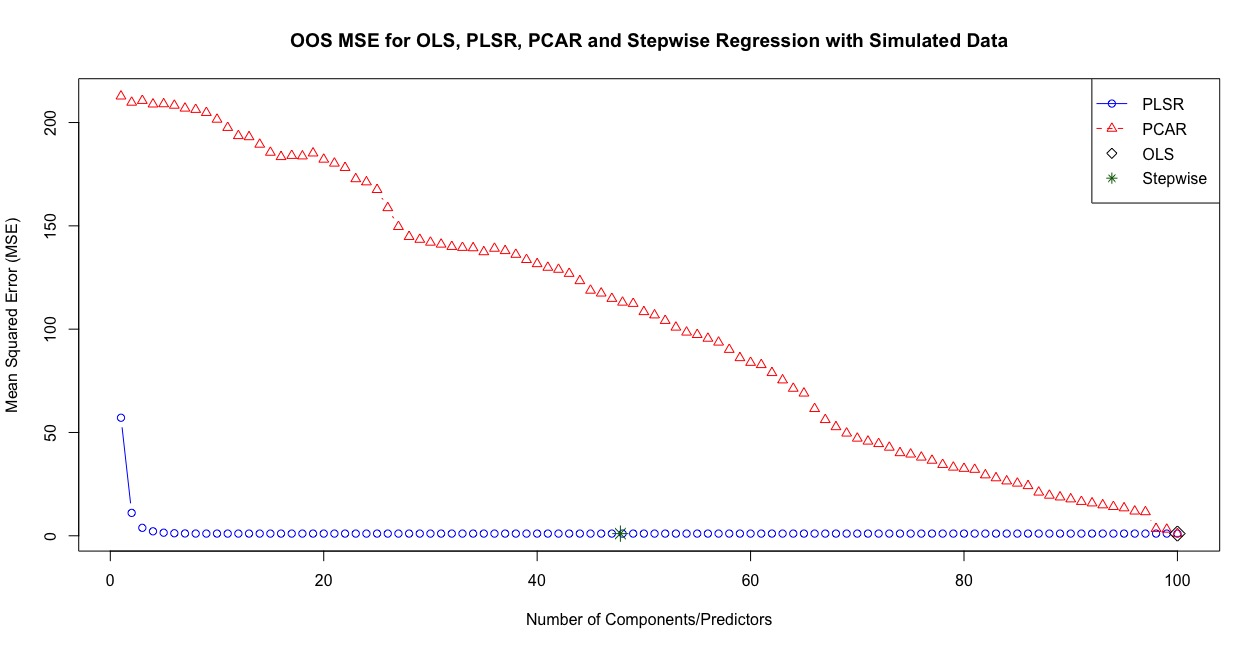

Write the R code that produced this figure.
library(caret)   # To Create Folds
library(MASS)    # For stepwise regression
library(pls)     # For PLSR
library(ggplot2) # For plots

# Generate fake data with strong multicollinearity
set.seed(1)
n <- 1000  # number of observations
m <- 100   # number of predictors

X <- matrix(rnorm(n * m), nrow = n, ncol = m)

# Make Multicollinearity:
X[, 2] <- X[, 1] + rnorm(n, sd = 1)  
X[, 3] <- X[, 1] + X[, 6] + rnorm(n, sd= 1)  
X[, 5] <- X[, 4] + rnorm(n, sd= 1)  

# Generate coefficients (intercept = 15)
true_beta <- rep(c(1.5, 0, 4, 0, -.5, 0, 0, 0, -2, 0),m/10) 
y <- 15 + X %*% true_beta + rnorm(n, sd = 1)

# Give names to X columns (X1, X2, ..., Xm)
colnames(X) <- paste0("X", 1:m)

# Create K folds
K <- 10
folds <- createFolds(y, k = K, list = TRUE)

pca_mse <- matrix(0, nrow = m, ncol = K)
plsr_mse <- matrix(0, nrow = m, ncol = K)
ols_mse <- numeric(K)
stepwise_mse <- numeric(K)
stepwise_p <- numeric(K) # Number of selected predictors (not intercept)

# Evaluate the models for each fold
for (i in 1:K) {
    # Split into training and test data for fold i
    print(paste("##################################### i=",i))
    test_indices <- folds[[i]]
    X_test <- X[test_indices, , drop = FALSE]
    y_test <- y[test_indices]
    X_train <- X[-test_indices, , drop = FALSE]
    y_train <- y[-test_indices]
    
    # Full OLS Regression
    print('OLS: ')
    lm_fit <- lm(y_train ~ ., data = as.data.frame(X_train))
    yhat  <- predict(lm_fit,as.data.frame(X_test))
    print(ols_mse[i] <- mean((y_test - yhat)^2))
    print(' ------------------------------------ ')
    
    # Stepwise Regression 
    print("Stepwise: ")
    stepwise_model <- stepAIC(lm_fit, direction = "both", trace = FALSE)
    stepwise_coefs <- coef(stepwise_model)
    print(stepwise_p[i] <- length(names(stepwise_coefs)) - 1)  
    print(stepwise_mse[i] <- mean((y_test - predict(stepwise_model,as.data.frame(X_test)))^2))
    print(' ------------------------------------ ')
    
    # PCA Regression
    print("Best PCA: ")
    pcr_model <- pcr(y_train ~ X_train, ncomp = m, scale = TRUE, validation = "none")
    pca_mse[,i] <- colMeans((y_test - predict(pcr_model, X_test, ncomp = 1:m))^2)
    print(which.min(pca_mse[,i]))
    print(min(pca_mse[,i]))
    print(' ------------------------------------ ')
    
    # PLS Regression
    print('Best PLS: ')
    plsr_model <- plsr(y_train ~ X_train, ncomp = m, scale = TRUE, validation = "none")
    plsr_mse[,i] <- colMeans((y_test - predict(plsr_model, X_test, ncomp = 1:m))^2)
    print(which.min(plsr_mse[,i]))
    print(min(plsr_mse[,i]))
    print(' ------------------------------------ ')
}

# Combine the PLSR and PCAR MSE values into a matrix
mse_matrix <- cbind(rowMeans(plsr_mse), rowMeans(pca_mse)) 

# Visualize ###################################################################
par(mfrow=c(1,2))

# Use matplot to plot the multiple MSE series
matplot(1:m, mse_matrix, type = "b", pch = 1:2, col = c("blue", "red"), lty = 1:2,
        xlab = "Number of Components/Predictors", ylab = "Mean Squared Error (MSE)",
        main = "OOS MSE for OLS, PLSR, PCAR and Stepwise Regression with Simulated Data")

# One point for the average performance of OLS performance 
points(m, mean(ols_mse), col = "black", pch = 5, cex = 1.5)

# One point for the average performance of Stepwise regression
points(mean(stepwise_p), mean(stepwise_mse), col = "darkgreen", pch = 8, cex = 1.5)

# Add a legend
legend("topright", legend = c("PLSR", "PCAR", "OLS", "Stepwise"),
       col = c("blue", "red",  "black", "darkgreen"), pch = c(1, 2, 5, 8), lty = c(1, 2, NA, NA))


# Zooming in to the optimal region
matplot(1:m, rowMeans(plsr_mse), type = "b", pch = 1, col = "blue", lty = 1,
        ylim = c(min(stepwise_mse), max(stepwise_mse)), 
        xlim = c(which.min(rowMeans(plsr_mse)), max(stepwise_p)),
        xlab = "Number of Components/Predictors", ylab = "Mean Squared Error (MSE)",
        main = "Zooming for PLSR and Stepwise")

# K points for the performance of Stepwise regression on each fold
points(stepwise_p, stepwise_mse, col = "darkgreen", pch = 8, cex = 1.5)

# Add a legend
legend("topleft", legend = c("PLSR", "Stepwise"),
       col = c("blue", "darkgreen"), pch = c(1, 8), lty = c(1, NA))


# Summarize ####################################################################
print (data.frame(
  Method = c("Full OLS", "Stepwise","PCAR", "PLSR"),
  Mean_MSE = c(mean(ols_mse), mean(stepwise_mse), min(rowMeans(pca_mse)), min(rowMeans(plsr_mse))), 
  Components = c(m, mean(stepwise_p), which.min(rowMeans(pca_mse)), which.min(rowMeans(plsr_mse)))
  # For Stepwise Regression: Components is the average number of selected predictors in K folds.
))
